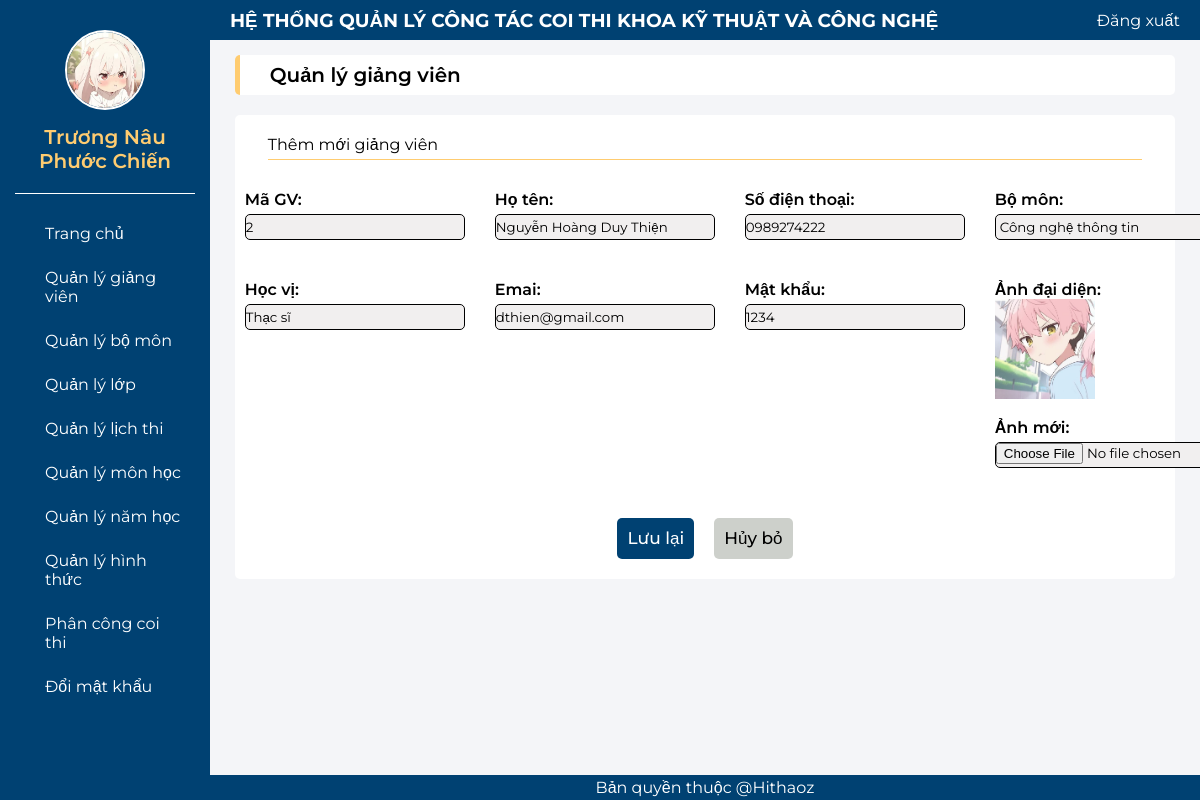
The app's page /sua_gv.php?user=2 (signed in) with its own data.
### tables this page shows
CREATE TABLE `giangvien` (
  `magv` int(11) NOT NULL,
  `mabomon` int(11) NOT NULL,
  `hotengv` varchar(100) NOT NULL,
  `sdtgv` varchar(10) NOT NULL,
  `hocvi` varchar(20) NOT NULL,
  `email` varchar(50) NOT NULL,
  `pass` varchar(50) NOT NULL,
  `hinhdaidien` text NOT NULL
);

### sua_gv.php (the view, shortened to what this page needs)
<?php
include("header_admin.php");
include("ketnoi.php");
$usern=$_REQUEST["user"];
$sql = "SELECT * FROM giangvien WHERE magv = '".$usern."'";
$kq = mysqli_query($conn, $sql) or die("Không thể xuất thông tin bộ môn " . mysqli_error());
$row = mysqli_fetch_array($kq);
?>
<form enctype="multipart/form-data" action="thuchien_sua_gv.php" name="frmxlgv" method="post">
    <div>
        <div class="top-center">
            <p class="top-center-p">Quản lý giảng viên</p>
        </div>
        <div class="table-center">
            <div class="btn-center">
                <div class="btn-center-bt">
                    <p>Thêm mới giảng viên</p>
                </div>
            </div>
            <div class="txt-gv-top">
                <div class="txt-gv-lb">
                    <label>Mã GV:</label>
                    <input type="text" name="magv" value="<?php echo $row["magv"]; ?>" readonly></input>
                </div>
                <div class="txt-gv-lb">
                    <label>Họ tên:</label>
                    <input type="text" name="hotengv" value="<?php echo $row["hotengv"]; ?>"></input>
                </div>
                <div class="txt-gv-lb">
                    <label>Số điện thoại:</label>
                    <input type="text" name="sdtgv" value="<?php echo $row["sdtgv"]; ?>"></input>
                </div>
                <div class="txt-gv-lb">
                    <label>Bộ môn:</label>
                    <select name="bomon">
                        <?php
        $sql = "SELECT mabomon, tenbomon FROM bomon";
        $kq = mysqli_query($conn, $sql) or die("Không thể thêm bộ môn: " . mysqli_error($conn));
        while ($bomon_row = mysqli_fetch_assoc($kq)) {
            $mabomon = $bomon_row['mabomon'];
            $tenbomon = $bomon_row['tenbomon'];
            $selected = ($mabomon == $row["mabomon"]) ? "selected" : "";
            echo "<option value=\"$mabomon\" $selected>$tenbomon</option>";
        }
        ?>
                    </select>
                </div>
            </div>
            <div class="txt-gv-bot">
                <div class="txt-gv-lb">
                    <label>Học vị:</label>
                    <input type="text" name="hocvi" value="<?php echo $row["hocvi"]; ?>"></input>
                </div>
                <div class="txt-gv-lb">
                    <label>Emai:</label>
                    <input type="text" name="email" value="<?php echo $row["email"]; ?>"></input>
                </div>
                <div class="txt-gv-lb">
                    <label>Mật khẩu:</label>
                    <input type="text" name="pass" value="<?php echo $row["pass"]; ?>"></input>
                </div>
                <div class="txt-gv-lb">
                    <label>Ảnh đại diện:</label>
                    <img src="<?php echo $row['hinhdaidien']; ?>" height="100" width="100">
                    <input type="hidden" name="hinhcu" value="<?php echo $row['hinhdaidien']; ?>"><br>Ảnh mới:
                    <input type="file" name="hinhdaidien">
                </div>
            </div>
            <div class="txt-btn">
                <input class="txt-btn-luu" type="submit" name="luu" value="Lưu lại" />
                <a style="text-decoration: none;" class="txt-btn-huy" type="reset" href="QLGV.php">Hủy bỏ</a>
            </div>
        </div>
    </div>
</form>
<?php
include("footer_admin.php");
?>

### header_admin.php (shortened to what this page needs)
<!DOCTYPE html>
<html lang="en">
<head>
    <link rel="stylesheet" href="css_admin.css">
</head>
<body>
    <?php
    include("ketnoi.php");
    $userlogin = $_SESSION["admin"];
    $sql2 = "select * from admin where email='" . $userlogin . "'";
    $kq2 = mysqli_query($conn, $sql2) or die("Không thể xuất thông tin người dùng " . mysqli_error());
    $admin_login =  mysqli_fetch_array($kq2);
    ?>
    <div class="container">
        <div class="b-left">
            <div class="b-ava">
                <img src="<?php echo $admin_login["hinhdaidien"]; ?>" alt="Profile Picture">
                <label><?php echo $admin_login["hoten"]; ?></label>
            </div>
            <div class="s-left">
                <a href="admin.php" class="s-left-item">
                    <p>Trang chủ</p>
                </a>
                <a href="QLGV.php" class="s-left-item">
                    <p>Quản lý giảng viên</p>
                </a>
                <a href="QLBM.php" class="s-left-item">
                    <p>Quản lý bộ môn</p>
                </a>
                <a href="QLL.php" class="s-left-item">
                    <p>Quản lý lớp</p>
                </a>
                <a href="QLLT.php" class="s-left-item">
                    <p>Quản lý lịch thi</p>
                </a>
                <a href="QLMH.php" class="s-left-item">
                    <p>Quản lý môn học</p>
                </a>
                <a href="QLNH.php" class="s-left-item">
                    <p>Quản lý năm học</p>
                </a>
                <a href="QLHT.php" class="s-left-item">
                    <p>Quản lý hình thức</p>
                </a>
                <a href="QLPCCT.php" class="s-left-item">
                    <p>Phân công coi thi</p>
                </a>
                <a href="#" class="s-left-item">
                    <p>Đổi mật khẩu</p>
                </a>
            </div>
        </div>
        <div class="b-right">
            <div class="s_dx">
                <h3>HỆ THỐNG QUẢN LÝ CÔNG TÁC COI THI KHOA KỸ THUẬT VÀ CÔNG NGHỆ</h3>
                <a href="logout.php" class="s_dx_item">
                    <p>Đăng xuất</p>
                </a>
            </div>
            <div class="content">

### css_admin.css (style rules this page uses)
* { margin: 0; padding: 0; box-sizing: border-box; font-family: 'Montserrat', sans-serif; }
html { scroll-behavior: smooth; }
.container { display: flex; height: 100vh; }
.b-right { display: flex; flex-direction: column; flex: 1; height: 100%; }
.b-left { width: 260px; background-color: #004172; height: 100%; padding: 30px 15px; }
.b-ava img { width: 80px; height: 80px; display: block; border-radius: 50%; margin: 0 auto; border: 2px solid #ffffff; margin-bottom: 15px; }
.b-ava { font-size: 20px; font-weight: 600; color: #FFCC70; margin: 0 auto; text-align: center; border-bottom: 1px solid #ffffff; padding-bottom: 20px; }
.s-left { display: flex; flex-direction: column; gap: 5px; padding-top: 20px; }
.s-left-item { display: flex; align-items: center; color: #ffffff; gap: 15px; padding: 10px 10px; }
.s-left-item { color: #ffffff; text-decoration: none; }
.s_dx { display: flex; justify-content: space-between; align-items: center; padding: 0 20px; width: 100%; background-color: #004172; height: 40px; color: #ffffff; }
.s_dx_item { display: flex; align-items: center; color: #ffffff; gap: 15px; padding: 10px 0; align-items: center; text-decoration: none; }
.content { height: 100%; overflow-y: auto; flex: 1; background-color: #f4f5f8; }
.top-center { display: flex; align-items: center; width: 95%; background-color: #ffffff; height: 40px; padding-left: 30px; margin: 0 auto; border-radius: 5px; margin-top: 15px; margin-bottom: 20px; border-left: 5px solid #FFCC70; }
.top-center p { color: #000000; font-weight: 600; font-size: 20px; }
.table-center { display: flex; width: 95%; background-color: #ffffff; margin: 0 auto; border-radius: 5px; padding: 10px 10px; flex-direction: column; margin-bottom: 20px; }
.btn-center { display: flex; justify-content: space-between; align-items: center; width: 95%; margin: 10px auto; border-bottom: 1px solid #FFCC70; padding-bottom: 5px; }
.top-center-p { font-weight: 500; }
.btn-center-bt { display: flex; align-items: center; }
.txt-gv-top { display: flex; gap: 30px; justify-content: space-evenly; margin: 20px 0px; }
.txt-gv-bot { display: flex; gap: 30px; justify-content: space-evenly; margin: 20px 0px; }
.txt-gv-lb { display: flex; flex-direction: column; font-weight: 600; }
.txt-gv-lb input { width: 220px; height: 26px; border-radius: 5px; background-color: #F1EFEF; border: 1px solid #000000; margin-top: 5px; }
.txt-gv-lb select { width: 220px; height: 26px; border-radius: 5px; background-color: #F1EFEF; border: 1px solid #000000; margin-top: 5px; }
.txt-btn { display: flex; display: flex; justify-content: center; gap: 20px; margin-top: 30px; margin-bottom: 10px; }
.txt-btn-luu { font-size: 17px; background-color: #004172; font-weight: 500; padding: 10px; border-radius: 5px; color: #ffffff; border: none; }
.txt-btn-huy { font-size: 17px; background-color: #CDD0CB; font-weight: 500; padding: 10px; border-radius: 5px; color: black; border: none; }

### records on screen
giangvien: magv "2", hotengv "Nguyễn Hoàng Duy Thiện", sdtgv "0989274222", hocvi "Thạc sĩ", email "dthien@gmail.com", pass "1234", hinhdaidien (picture)

### other values on screen
$admin_login["hoten"] "Trương Nâu Phước Chiến"
form field bomon "Công nghệ thông tin"
